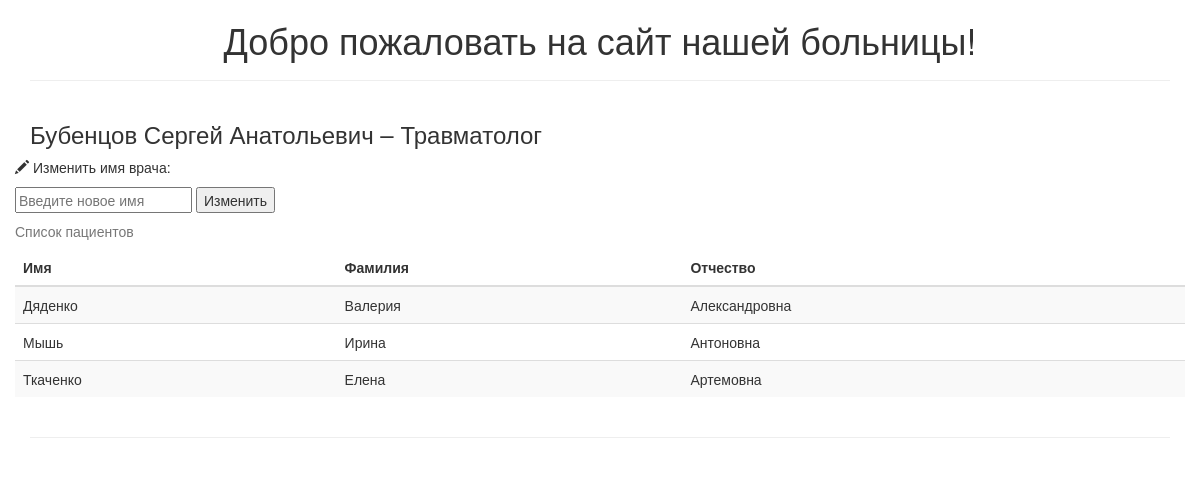
The page /doctor/2 on the database its author committed.
### tables this page shows
CREATE TABLE IF NOT EXISTS `doctors` (
  `id` int(255) NOT NULL,
  `doc_position` varchar(50) NOT NULL,
  `first_name` varchar(50) NOT NULL,
  `last_name` varchar(50) NOT NULL,
  `patronymic` varchar(50) NOT NULL
);

CREATE TABLE IF NOT EXISTS `doctors_patients` (
  `id` int(255) NOT NULL,
  `doctor_id` int(255) NOT NULL,
  `patient_id` int(255) NOT NULL
);

CREATE TABLE IF NOT EXISTS `patients` (
  `id` int(255) NOT NULL,
  `first_name` varchar(50) NOT NULL,
  `last_name` varchar(50) NOT NULL,
  `patronymic` varchar(50) NOT NULL,
  `birthday` date NOT NULL
);

### config/routes.php (called while the page is built)
<?php
	return array(
		 'doctor/([0-9]+)'         => 'doctor/view/$1',
		 'doctor/update/([0-9]+)'  => 'doctor/update/$1',
		 'patient/([0-9]+)'        => 'patient/view/$1',
		 'patient/update/([0-9]+)' => 'patient/update/$1',
		 ''                        => 'index/view',
	);

### index.php (called while the page is built, shortened)
<?php
	require_once(ROOT . '/components/router.php');
	$router = new Router();
	$router->run();

### models/doctors.php (called while the page is built, shortened)
<?php
	class Doctors
	{
		public static function getPatients($id)
		{
			$id = intval($id);
			if ($id) {
				$db = Db::getConnection();
				$sql = '
					SELECT *
					FROM doctors
					WHERE doctors.id =' . $id;
				$result = $db->query($sql);
				$result->setFetchMode(PDO::FETCH_ASSOC);
				$doctorItem = $result->fetch();
				$sql = '
					SELECT *
					FROM patients
					LEFT JOIN doctors_patients
					ON patients.id = doctors_patients.patient_id
					WHERE doctors_patients.doctor_id=' . $id;
				$result = $db->query($sql);
				$result->setFetchMode(PDO::FETCH_ASSOC);
				$i = 0;
				while ($row = $result->fetch()) {
					$patientsList[$i]['id'] = $row['id'];
					$patientsList[$i]['first_name'] = $row['first_name'];
					$patientsList[$i]['last_name'] = $row['last_name'];
					$patientsList[$i]['patronymic'] = $row['patronymic'];
					$i++;
				}
			}
			return array($doctorItem, $patientsList);
		}
	}

### views/doctor.php (the view, shortened to what this page needs)
<!DOCTYPE html>
<head>
	<link rel="stylesheet" type="text/css" href="/template/css/bootstrap.min.css">
</head>
<body>
<?php include_once ROOT . '/views/header.php' ?>
<section class="content">
	<div class="container">
		<div class="row">
			<div class="col-md-12"><h3>
					<?= $doctorsData[0]['last_name'] ?> <?= $doctorsData[0]['first_name'] ?> <?= $doctorsData[0]['patronymic'] ?>
					&#150; <?= $doctorsData[0]['doc_position'] ?></h3>
			</div>
			<div>
				<form method="post" action="/doctor/update/<?= $doctorsData[0]['id'] ?>">
					<p>
						<span class="glyphicon glyphicon-pencil" aria-hidden="true"></span>
						Изменить имя врача:
					</p>
					<input type="text" placeholder="Введите новое имя" name="name" id="name">
					<input type="submit" id="submit" name="submit" value="Изменить">
				</form>
			</div>
		</div>
		<div class="row">
			<div class="col-md-16">
				<table class="table table-striped table-hover">
					<caption>Список пациентов</caption>
					<thead>
					<tr>
						<th>Имя</th>
						<th>Фамилия</th>
						<th>Отчество</th>
					</tr>
					</thead>
					<tbody>
					<?php foreach ($doctorsData[1] as $doctorItem) : ?>
						<tr>
							<td><?php echo $doctorItem['last_name']; ?></td>
							<td><?php echo $doctorItem['first_name']; ?></td>
							<td><?php echo $doctorItem['patronymic']; ?></td>
						</tr>
					<?php endforeach; ?>
					</tbody>
				</table>
			</div>
		</div>
		<hr>
	</div>
</section>
</body>
</html>

### components/router.php (shortened to what this page needs)
<?php
	class Router
	{
		private $routes = [];
		public function __construct()
		{
			$routesPath = ROOT . '/config/routes.php';
			$this->routes = include($routesPath);
		}
		private function getURI()
		{
			if (!empty($_SERVER["REQUEST_URI"])) {
				return trim($_SERVER["REQUEST_URI"], "/");
			}
		}
		public function run()
		{
			$uri = $this->getURI();
			foreach ($this->routes as $uriPattern => $path) {
				if (preg_match("~$uriPattern~", $uri)) {
					$internationalRoute = preg_replace("~$uriPattern~", $path, $uri);
					$segments = explode("/", $internationalRoute);
					$controllerName = array_shift($segments) . 'Controller';
					$actionName = "action" . ucfirst(array_shift($segments));
					$parameters = $segments;
					$controllerObject = new $controllerName;
					$result = call_user_func_array(array($controllerObject, $actionName), $parameters);
					if ($result != NULL) {
						break;
					} else echo '404';
				}
			}
		}
	}

### views/header.php
<header>
	<div class="container">
		<div class="row">
			<div class="col-md-12">
				<h1 class="text-center">Добро пожаловать на сайт нашей больницы!</h1>
				<hr>
			</div>
		</div>
	</div>
</header>

### rows shown on the page
doctors: last_name "Бубенцов", first_name "Сергей", patronymic "Анатольевич", doc_position "Травматолог"
doctors_patients: patient.last_name "Дяденко", patient.first_name "Валерия", patient.patronymic "Александровна"
doctors_patients: patient.last_name "Мышь", patient.first_name "Ирина", patient.patronymic "Антоновна"
doctors_patients: patient.last_name "Ткаченко", patient.first_name "Елена", patient.patronymic "Артемовна"
